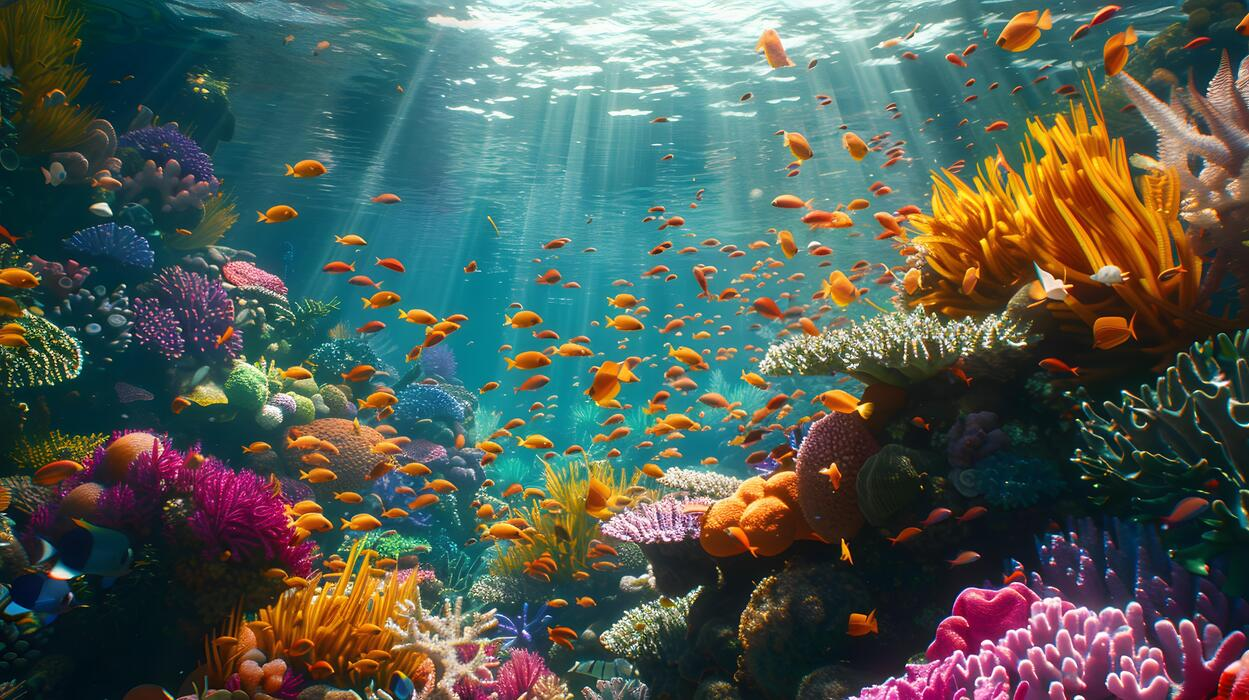
#> input picture data/input/underwater1.jpg, 1249 x 700 px, found by its file name
$ python step4_degradation_demo.py
#> lines starting #> are read from the running program, lines starting #| are printed output that depends on the picture
# step4_degradation_demo.py
# Purpose: simulate underwater degradation (color loss + haze)
#          on a normal photo, at different distances.

import cv2
import os
import sys
import numpy as np
import matplotlib.pyplot as plt

# ---------- 1. Paths ----------
base_folder    = os.path.dirname(os.path.abspath(__file__))
normal_path    = os.path.join(base_folder, "..", "input_images", "normal1.jpg")
fallback_path  = os.path.join(base_folder, "..", "input_images", "underwater1.jpg")
results_folder = os.path.join(base_folder, "..", "results")
os.makedirs(results_folder, exist_ok=True)

# ---------- 2. Read the image (normal photo preferred) ----------
img = cv2.imread(normal_path)
if img is None:
    print("normal1.jpg not found. Using underwater1.jpg instead.")
    img = cv2.imread(fallback_path)
#> img is the input picture: shape (700, 1249, 3); mean B, G, R 84.3, 92.3, 80.1
if img is None:
    print("ERROR: no image found in input_images/")
    sys.exit()

# Shrink big images so the demo runs fast
img = cv2.resize(img, (500, int(500 * img.shape[0] / img.shape[1])))
#> img: shape (280, 500, 3)

# ---------- 3. Model settings (order is B, G, R like OpenCV) ----------
# Attenuation coefficient per color: how quickly each color is absorbed.
# Red is absorbed fastest. These values are illustrative, not exact.
beta = np.array([0.05, 0.12, 0.60])

# Veiling light: the blue-green glow from backscatter (B, G, R)
veil = np.array([190.0, 160.0, 60.0])

# ---------- 4. Function that damages the image ----------
def simulate_underwater(image, distance):
    """Return a degraded copy of 'image' as if seen through 'distance' meters of water."""
#> called with distance = 1
    original = image.astype(np.float32)                 # use decimals for math
    t = np.exp(-beta * distance)                        # transmission of each channel
    degraded = original * t + veil * (1 - t)            # absorption + backscatter
    degraded = np.clip(degraded, 0, 255).astype(np.uint8)  # back to 0-255 integers
    return degraded

# ---------- 5. Create three versions ----------
distances = [1, 3, 6]                                   # meters
versions  = [img] + [simulate_underwater(img, d) for d in distances]
#> call 3 of simulate_underwater, with distance = 6
#> in simulate_underwater (call 3), `degraded = original * t + veil * (1 - t)`:
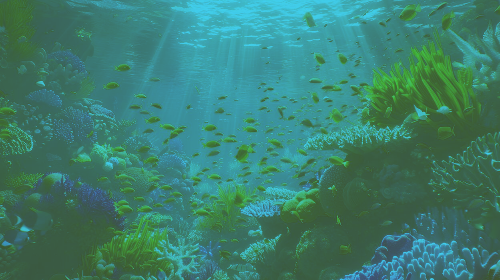
#> degraded: shape (280, 500, 3) float64; mean B, G, R 111.6, 127, 60.5
#> versions = 4 items
titles    = ["Original (no water)"] + [f"{d} m of water" for d in distances]

# ---------- 6. Print channel means for each version ----------
print("Distance   Blue mean   Green mean   Red mean   Gray std (contrast)")
for title, v in zip(titles, versions):
    b, g, r = cv2.split(v)
    gray = cv2.cvtColor(v, cv2.COLOR_BGR2GRAY)
    print(f"{title:<20} {b.mean():7.1f} {g.mean():11.1f} {r.mean():10.1f} {gray.std():14.1f}")
#> this loop made 4 passes
#> title on passes 1 to 4: 'Original (no water)', '1 m of water', '3 m of water', '6 m of water'
#| Original (no water)     84.2        92.2       80.0           54.2
#| 1 m of water            88.9        99.4       70.5           43.1
#| 3 m of water            98.5       112.2       62.8           30.7
#| 6 m of water           111.1       126.5       60.0           21.2
#> pass 1, `b, g, r = cv2.split(v)`:
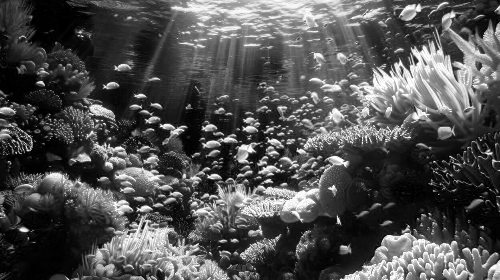
#> r: shape (280, 500); min 0, max 255, mean 80
#> pass 1, `gray = cv2.cvtColor(v, cv2.COLOR_BGR2GRAY)`:
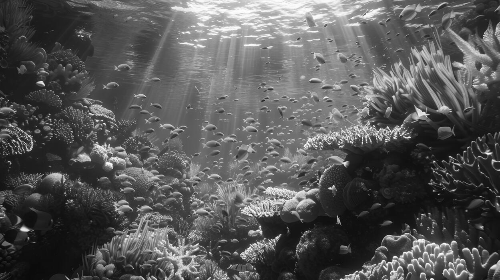
#> gray: shape (280, 500); min 5, max 254, mean 87.6
#> after the loop:
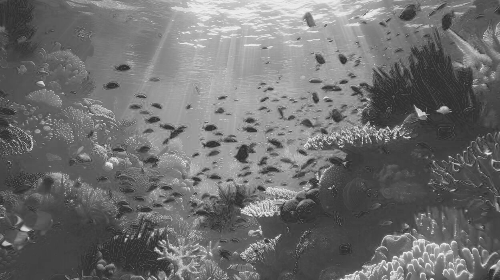
#> b: shape (280, 500); min 49, max 238, mean 111.1
#> after the loop:
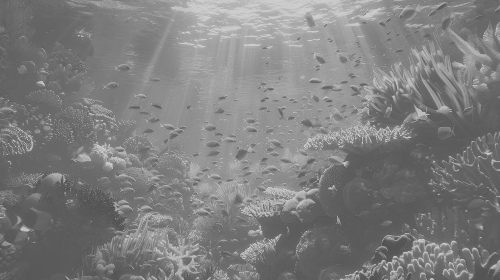
#> g: shape (280, 500); min 82, max 206, mean 126.5
#> after the loop:
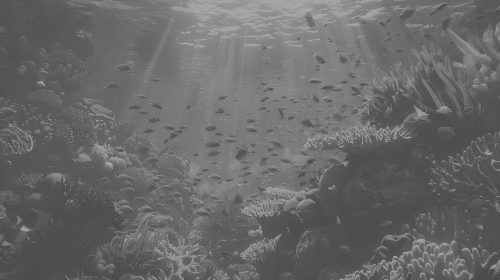
#> gray: shape (280, 500); min 72, max 167, mean 104.9

# ---------- 7. Show images and histograms ----------
plt.figure(figsize=(14, 6))
for i, (title, v) in enumerate(zip(titles, versions)):
    # Top row: the images
    plt.subplot(2, 4, i + 1)
    plt.imshow(cv2.cvtColor(v, cv2.COLOR_BGR2RGB))
    plt.title(title)
    plt.axis("off")

    # Bottom row: color histograms
    plt.subplot(2, 4, i + 5)
    for ch_index, color in enumerate(["blue", "green", "red"]):
        hist = cv2.calcHist([v], [ch_index], None, [256], [0, 256])
        plt.plot(hist, color=color)
    plt.xlim([0, 255])
    plt.xlabel("Pixel value")

plt.tight_layout()
save_path = os.path.join(results_folder, "step4_degradation_demo.png")
plt.savefig(save_path, dpi=150)
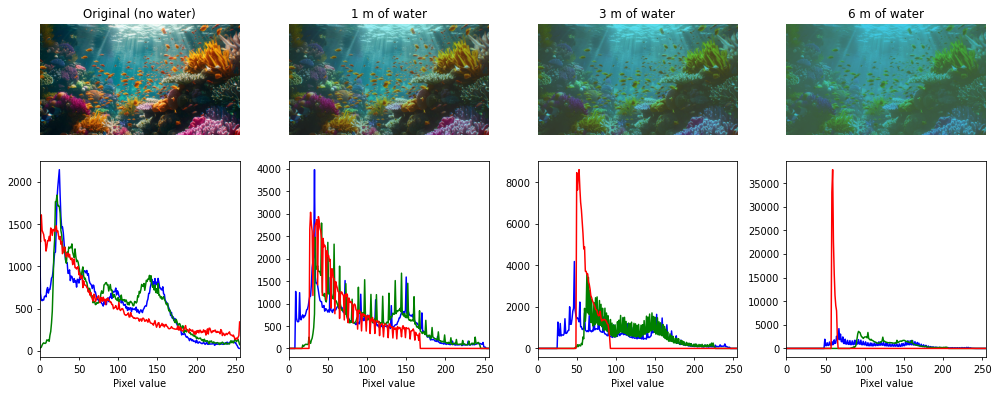
#> figure drawn by matplotlib, 8 panels; panel 2: curve peaks at x = 25, y = 2142; panel 2: curve peaks at x = 22, y = 1841; panel 2: curve peaks at x = 2, y = 1607; panel 4: curve peaks at x = 33, y = 3981
print("Saved:", os.path.abspath(save_path))
plt.show()

$ run again, with data/input/img1.jpg copied over data/input/underwater1.jpg
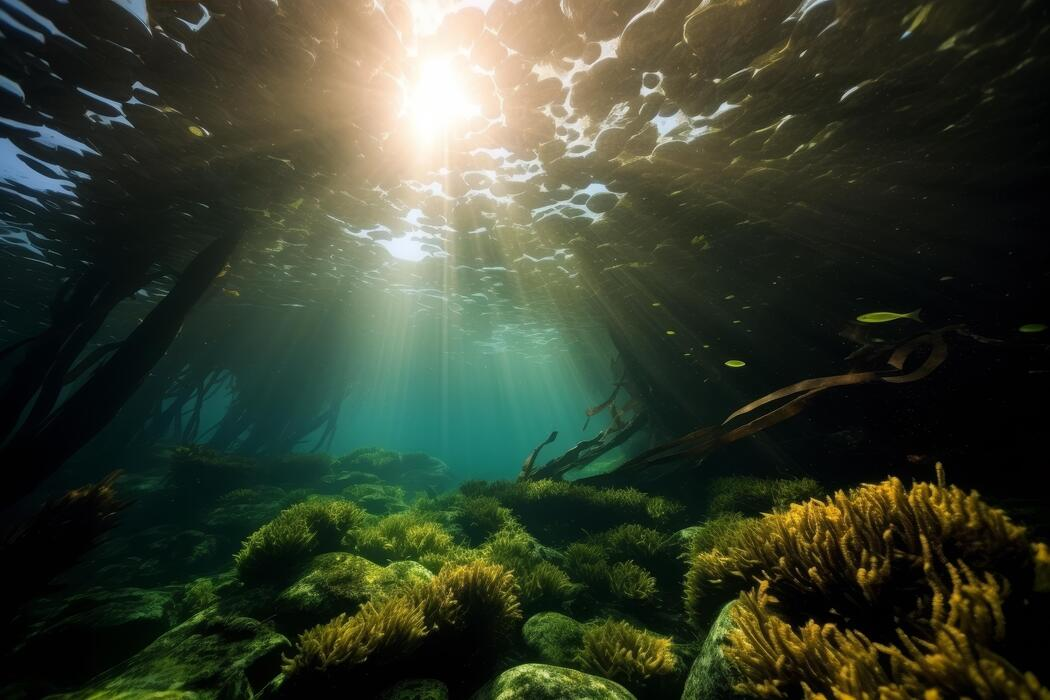
#> input picture data/input/img1.jpg, 1050 x 700 px, found by its file name
#> img is the input picture: shape (700, 1050, 3); mean B, G, R 46.3, 63.3, 55.4
#> img: shape (333, 500, 3)
#> in simulate_underwater (call 3), `degraded = original * t + veil * (1 - t)`:
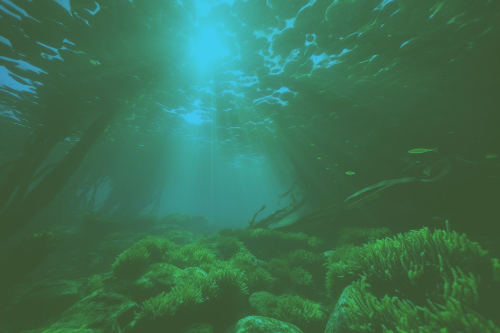
#> degraded: shape (333, 500, 3) float64; mean B, G, R 83.4, 112.9, 59.9
#> versions = 4 items
#> the loop `for title, v in zip(titles, versions):` made 4 passes
#> title on passes 1 to 4: 'Original (no water)', '1 m of water', '3 m of water', '6 m of water'
#> (printed output is left out)
#> after the loop `for title, v in zip(titles, versions):`:
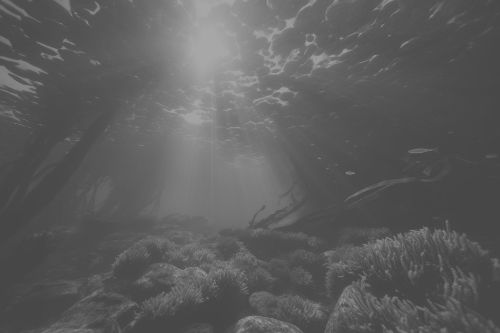
#> gray: shape (333, 500); min 71, max 167, mean 93.2
#> the loop `for i, (title, v) in enumerate(zip(titles, versions)):` made 4 passes

$ run again, with data/input/img2.jpg copied over data/input/underwater1.jpg
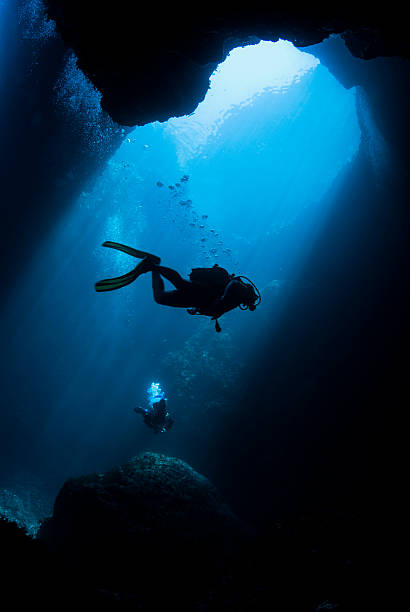
#> input picture data/input/img2.jpg, 410 x 612 px, found by its file name
#> img is the input picture: shape (612, 410, 3); mean B, G, R 75.8, 50.4, 6.8
#> img: shape (746, 500, 3)
#> in simulate_underwater (call 3), `degraded = original * t + veil * (1 - t)`:
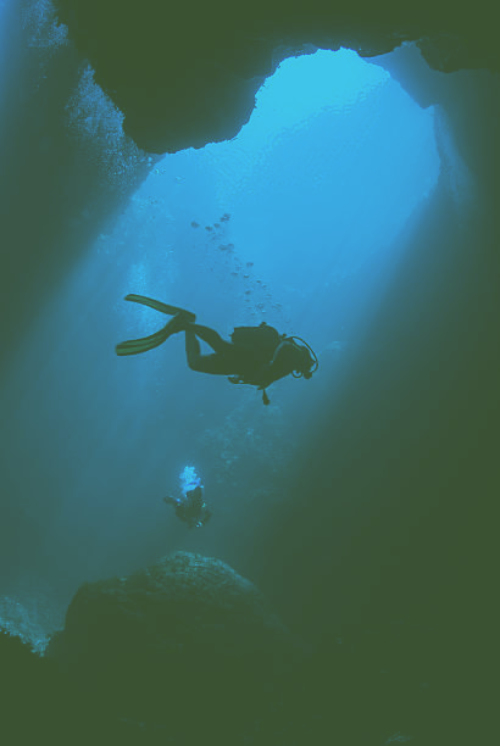
#> degraded: shape (746, 500, 3) float64; mean B, G, R 105.3, 106.6, 58.5
#> versions = 4 items
#> the loop `for title, v in zip(titles, versions):` made 4 passes
#> title on passes 1 to 4: 'Original (no water)', '1 m of water', '3 m of water', '6 m of water'
#> (printed output is left out)
#> after the loop `for title, v in zip(titles, versions):`:
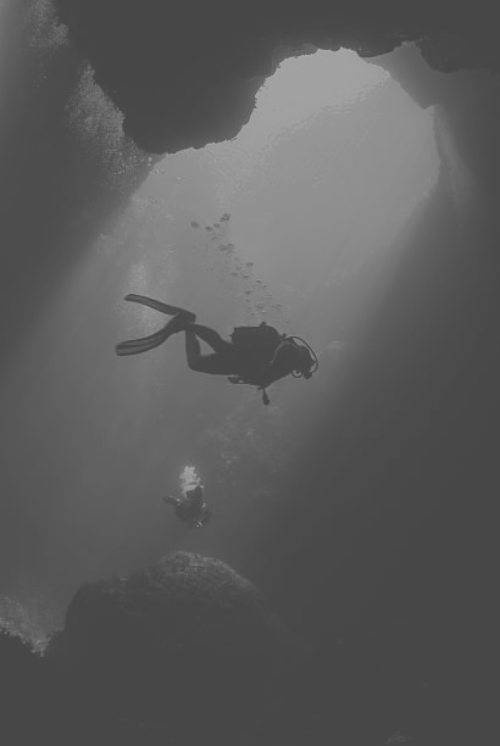
#> gray: shape (746, 500); min 71, max 167, mean 91.6
#> the loop `for i, (title, v) in enumerate(zip(titles, versions)):` made 4 passes
